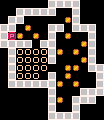

The image is a tile-based game level rendered from a .tmx file. Its description and complete source (layers, tilesets, objects, tile grids) follow:
An orthogonal 13x15 tile map with 8x8 px tiles, 1 tile layer (tiles).

<map version="1.0" tiledversion="1.0.2" orientation="orthogonal" renderorder="left-up" width="13" height="15" tilewidth="8" tileheight="8" nextobjectid="1">
 <tileset firstgid="1" source="tileset.tsx" />
 <layer name="tiles" width="13" height="15">
  <data encoding="csv">
0,0,0,0,0,0,5,5,5,5,0,0,0,0,0,5,5,5,5,5,0,0,5,0,0,0,0,5,5,0,0,0,0,0,1,5,0,0,0,5,5,0,1,0,0,5,5,0,5,5,5,0,5,3,1,0,1,0,5,0,1,0,0,5,0,5,5,5,5,0,5,5,0,0,0,1,5,0,0,5,2,2,2,2,5,1,0,1,0,5,0,0,5,2,2,2,2,5,0,0,0,1,5,0,0,5,2,2,2,2,0,0,1,1,0,5,5,0,5,2,2,2,0,5,0,1,0,0,0,5,0,5,5,5,5,5,5,1,0,1,0,0,5,0,0,0,0,0,0,5,0,0,0,5,5,5,0,0,0,0,0,0,5,1,0,5,5,5,0,0,0,0,0,0,0,5,0,0,5,0,0,0,0,0,0,0,0,0,5,5,5,5,0,0,0
</data>
 </layer>
</map>
